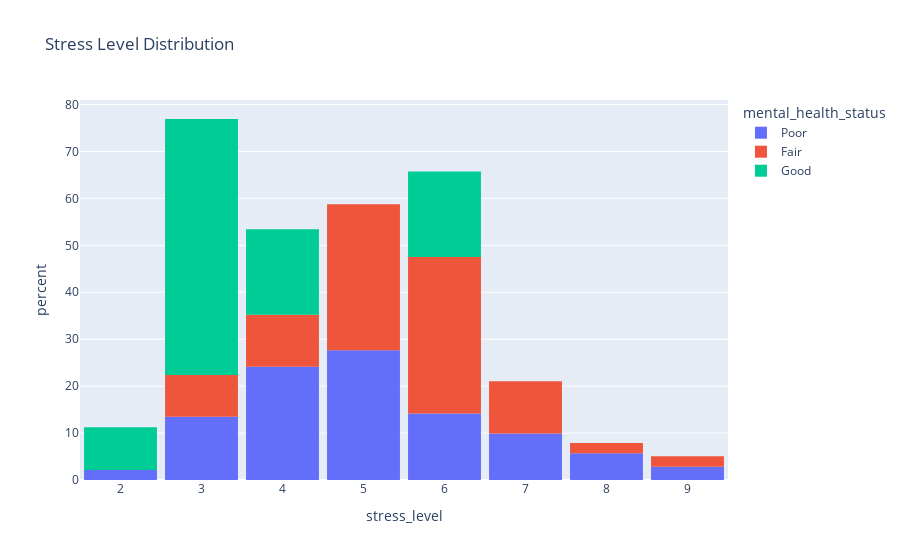

The code cell stored with this chart in its notebook:
### Markdown cell above
Most of the people of dataset are in the age group of 20-29 and 30-39 years. in 10-19 age group everyone has poor mental health. In 20-29 age group 36.36% of the people who are of good mental health exists but the number is too low. Most of the peopple here are of poor mental health which contributes to the 62.41% of total poor mental health people. There is almost 57.77% of the people who are of fair mental health belongs here. IN age 30-39 group 63.33% of the people have good mental health which is the highest in this age group. 23.40% of the people have poor mental health here. 33.33% of the people have fair mental health here. In age group 40+ there are no people with good mental health. 
- Note: here all percentages are relative i.e. percentages are calculated based on total number of people in that mental heath status category.

### Code cell
# Stress Level Distribution
fig = px.histogram(df, x='stress_level', title='Stress Level Distribution', nbins=10, color='mental_health_status', histnorm='percent')
fig.update_layout(bargap=0.1)
fig.show()

### Figure 1 — Plotly figure (JSON) as saved in the notebook; plotly's stock layout.template omitted (floating-point values rounded to 4 significant figures; data arrays with more than 128 entries replaced by an {"elided": "..."} marker saying what was removed)
{"data": [{"alignmentgroup": "True", "bingroup": "x", "histnorm": "percent", "hovertemplate": "mental_health_status=Poor<br>stress_level=%{x}<br>percent=%{y}<extra></extra>", "legendgroup": "Poor", "marker": {"color": "#636efa", "pattern": {"shape": ""}}, "name": "Poor", "nbinsx": 10, "offsetgroup": "Poor", "orientation": "v", "showlegend": true, "type": "histogram", "x": {"elided": "141 int values"}, "xaxis": "x", "yaxis": "y"}, {"alignmentgroup": "True", "bingroup": "x", "histnorm": "percent", "hovertemplate": "mental_health_status=Fair<br>stress_level=%{x}<br>percent=%{y}<extra></extra>", "legendgroup": "Fair", "marker": {"color": "#EF553B", "pattern": {"shape": ""}}, "name": "Fair", "nbinsx": 10, "offsetgroup": "Fair", "orientation": "v", "showlegend": true, "type": "histogram", "x": [9, 5, 5, 7, 3, 7, 6, 6, 5, 7, 6, 5, 3, 5, 6, 5, 3, 6, 6, 7, 4, 4, 4, 6, 5, 6, 5, 6, 4, 3, 5, 6, 5, 6, 6, 5, 8, 6, 5, 5, 4, 5, 7, 6, 6], "xaxis": "x", "yaxis": "y"}, {"alignmentgroup": "True", "bingroup": "x", "histnorm": "percent", "hovertemplate": "mental_health_status=Good<br>stress_level=%{x}<br>percent=%{y}<extra></extra>", "legendgroup": "Good", "marker": {"color": "#00cc96", "pattern": {"shape": ""}}, "name": "Good", "nbinsx": 10, "offsetgroup": "Good", "orientation": "v", "showlegend": true, "type": "histogram", "x": [3, 6, 4, 4, 6, 3, 2, 3, 3, 3, 3], "xaxis": "x", "yaxis": "y"}], "layout": {"bargap": 0.1, "barmode": "relative", "legend": {"title": {"text": "mental_health_status"}, "tracegroupgap": 0}, "title": {"text": "Stress Level Distribution"}, "xaxis": {"anchor": "y", "domain": [0, 1], "title": {"text": "stress_level"}}, "yaxis": {"anchor": "x", "domain": [0, 1], "title": {"text": "percent"}}}}
